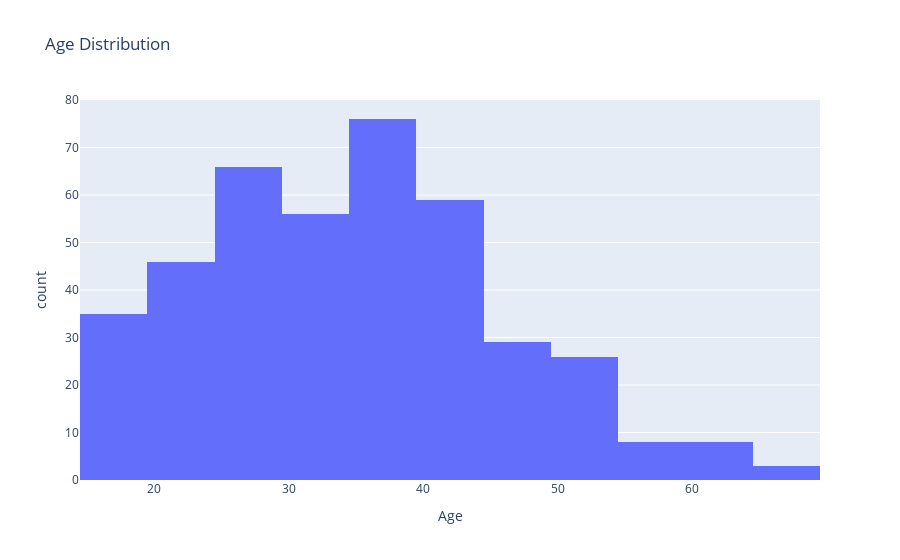
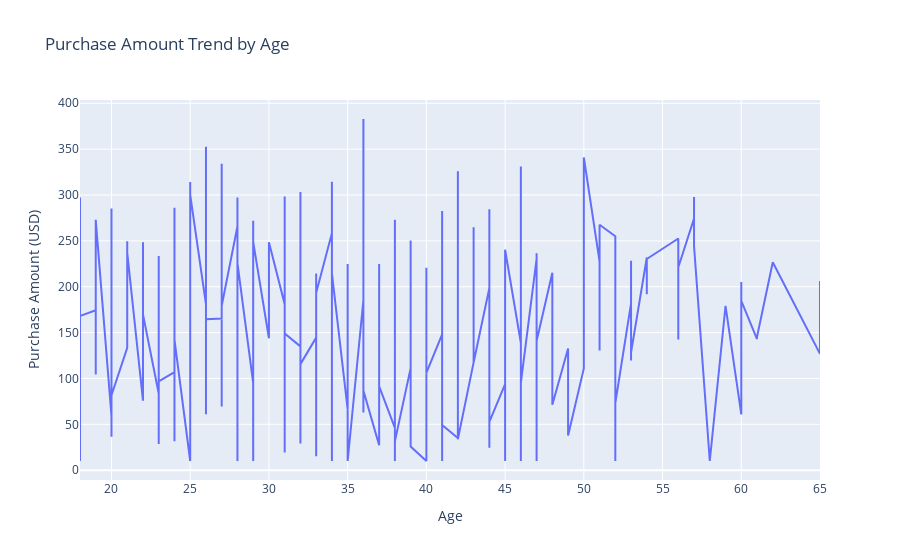

The cell these charts' notebook holds for them, in order:
### Code cell
# Some plots using plotly

import plotly.express as px
import plotly.graph_objects as go
# Histogram of Age
fig = px.histogram(df, x='Age', nbins=15, title='Age Distribution')
fig.show()

# Line plot of Purchase Amount over Age
fig = px.line(df.sort_values('Age'), x='Age', y='Purchase Amount (USD)', title='Purchase Amount Trend by Age')
fig.show()

### Figure 1 — Plotly figure (JSON) as saved in the notebook; plotly's stock layout.template omitted (floating-point values rounded to 4 significant figures; data arrays with more than 128 entries replaced by an {"elided": "..."} marker saying what was removed)
{"data": [{"bingroup": "x", "hovertemplate": "Age=%{x}<br>count=%{y}<extra></extra>", "legendgroup": "", "marker": {"color": "#636efa", "pattern": {"shape": ""}}, "name": "", "nbinsx": 15, "orientation": "v", "showlegend": false, "type": "histogram", "x": {"elided": "412 float values"}, "xaxis": "x", "yaxis": "y"}], "layout": {"barmode": "relative", "legend": {"tracegroupgap": 0}, "title": {"text": "Age Distribution"}, "xaxis": {"anchor": "y", "domain": [0, 1], "title": {"text": "Age"}}, "yaxis": {"anchor": "x", "domain": [0, 1], "title": {"text": "count"}}}}

### Figure 2 — Plotly figure (JSON) as saved in the notebook; plotly's stock layout.template omitted (floating-point values rounded to 4 significant figures; data arrays with more than 128 entries replaced by an {"elided": "..."} marker saying what was removed)
{"data": [{"hovertemplate": "Age=%{x}<br>Purchase Amount (USD)=%{y}<extra></extra>", "legendgroup": "", "line": {"color": "#636efa", "dash": "solid"}, "marker": {"symbol": "circle"}, "mode": "lines", "name": "", "orientation": "v", "showlegend": false, "type": "scatter", "x": {"elided": "412 float values"}, "xaxis": "x", "y": {"elided": "412 float values"}, "yaxis": "y"}], "layout": {"legend": {"tracegroupgap": 0}, "title": {"text": "Purchase Amount Trend by Age"}, "xaxis": {"anchor": "y", "domain": [0, 1], "title": {"text": "Age"}}, "yaxis": {"anchor": "x", "domain": [0, 1], "title": {"text": "Purchase Amount (USD)"}}}}
